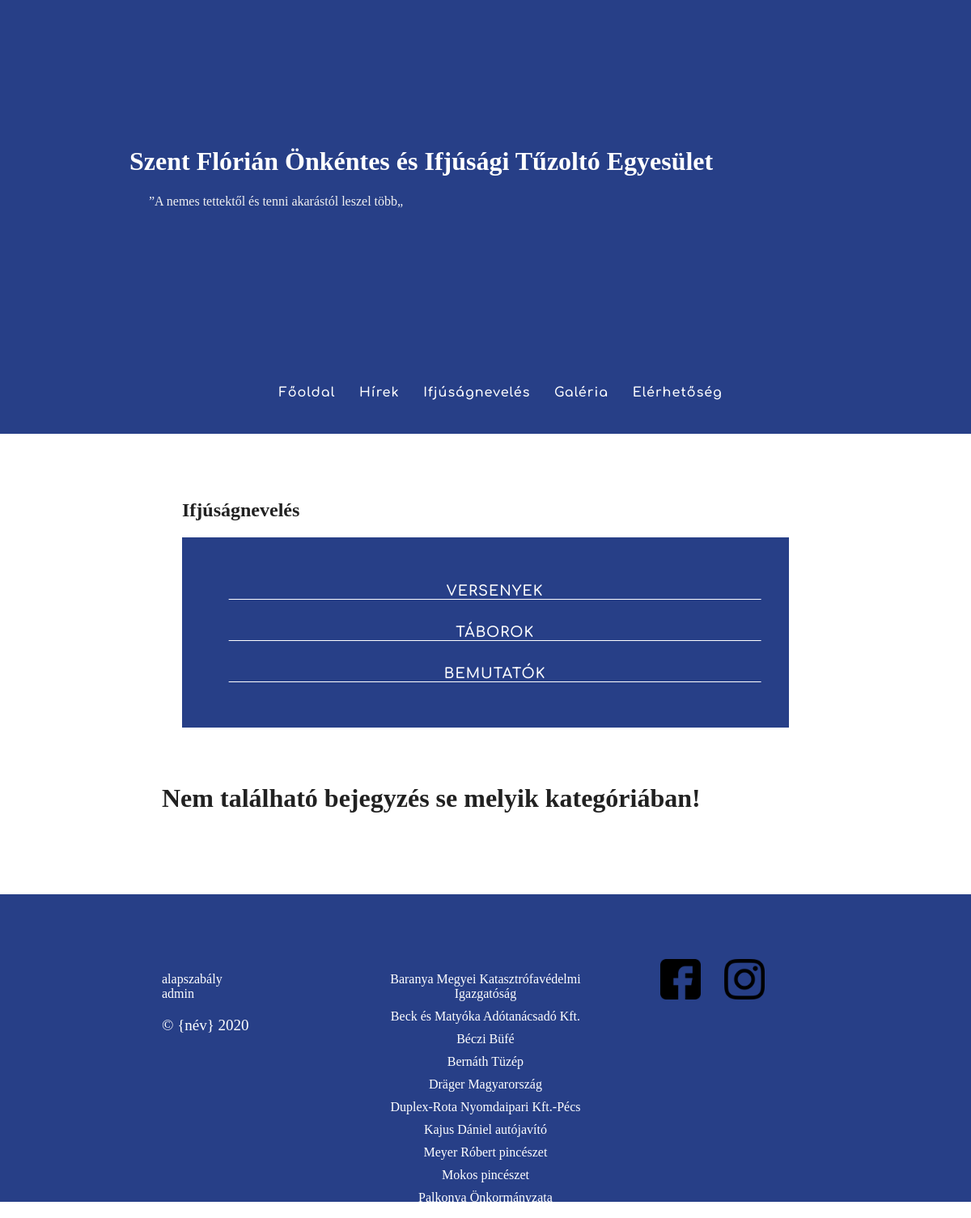
Screenshot of /?page=ifjnev with the database file from the repository.
### tables this page shows
CREATE TABLE `ote__ifjnevcat` (
  `icategory_id` int(11) NOT NULL,
  `icname` varchar(100) NOT NULL,
  `status` tinyint(4) NOT NULL
);

### system/database.php (called while the page is built)
<?php
$dbName = "ote";
$dbUser = "root";
$dbPass = "";
$dbPrefix = "ote__";
$dsn = "mysql:host=localhost;dbname=".$dbName.";charset=utf8mb4";
$db = new PDO($dsn, $dbUser, $dbPass);
function DbQuery($sql, $params = null)
{
	global $db;
	$query = $db->prepare($sql);
	$query->execute($params);
	$result = $query->fetchAll(PDO::FETCH_ASSOC);
	return $result;
}

### system/web/request.php (called while the page is built, shortened)
<?php
function GetPost() {
    $article = 0;
    return $article;
}

### system/web/web-template/ifjnev.php (the view, shortened to what this page needs)
<div id="AlignHeader">
    <h1>Szent Flórián Önkéntes és Ifjúsági Tűzoltó Egyesület</h1>
    <p>”A nemes tettektől és tenni akarástól leszel több„</p>
</div>
    </header>
<nav class="mainNav">
    <ul>
        <li><a href="?page=home" class="navmain-a">Főoldal</a></li>
        <li><a href="?page=news"class="navmain-a">Hírek</a></li>
        <li><a href="?page=ifjnev"class="navmain-a">Ifjúságnevelés</a></li>
        <li><a href="?page=gallery"class="navmain-a">Galéria</a></li>
        <li><a href="?page=contact"class="navmain-a">Elérhetőség</a></li>
    </ul>
</nav>
    <div class="container">
        <section class="navcategory">
        <h1>Ifjúságnevelés</h1>
            <nav><ul>
                <?php
                $categs = DbQuery("SELECT * FROM ote__ifjnevcat WHERE status = 1");
                foreach($categs as $final):
                ?>
                <li><a href="?page=ifjnev&category=<?= $final['icategory_id'] ?>" class="navcategory-a"><?= $final['icname'] ?></a></li>
                <?php endforeach; ?>
            </ul></nav>
        </section>
        <?php
            global $dbPrefix;
                $post = GetPost();
                if($post){
                    IfjReadPost($post);
                }
                else if(!isset($_GET['category'])){
                    $news = DbQuery("SELECT * FROM ".$dbPrefix."ifjnev WHERE status=1 ORDER BY created desc");
                    if($news){
                    foreach($news as $result){
                        echo '<div class="newspanel">';
                        echo '<section>';
                        echo '<h3>'. $result['title'] .'</h3>';
                        echo '<div class="content">';
                        if(!$result['image'] == null){
                            echo '<img src="media/ifjnev/'. $result['image'] .'">';}
                        echo '<p>'. $result['intro'] .'</p>';
                        echo '<a href="?page=ifjnev&read='. $result['id'] .'" id="read">Elolvasom</a>';
                        echo '</div></section></div>';
                    }
                    }
                    else{
                        echo'<h1 style="margin-bottom: 100px;">Nem található bejegyzés se melyik kategóriában!</h1>';
                    }
                }
            ?>
    </div>

### src/style.css (style rules this page uses)
body { margin: 0; padding: 0; }
h1 { font-family: Helv; }
#AlignHeader { max-width: 1000px; width: 100%; margin-left: auto; margin-right: auto; }
header h1 { color: white; font-family: Helv; }
header p { color: #f1f1f1; font-family: OSR; }
nav { padding: 26px; background-color: #273F87; text-align: center; margin-bottom: 3%; font-family: CSB; }
nav ul { transform: translateX(-1.2%); }
nav ul li { display: inline-block; margin-left: 25px; }
nav ul li a { color: white; text-decoration: none; transition: 0.3s; letter-spacing: 1px; }
.navcategory li { list-style: none; display: inline-block; margin: 0 50px; }
.navcategory-a { font-size: 110%; font-weight: normal; text-transform: uppercase; color: #ffffff; text-decoration: none; }
nav::after { clear: both; display: block; content: ""; }
.container { max-width: 1200px; width: 80%; float: right; margin-left: auto; margin-right: auto; color: #212121; font-family: OSR; }
.container section { padding: 25px 25px; transition: 0.3s; }
.post h1,p { margin-left: 24px; }

### src/responsive.css (style rules this page uses)
@media only screen and (max-width: 1625px) { .container { float:none; } }
@media only screen and (max-width: 1250px) { .container { max-width: 800px; } }
@media only screen and (max-width: 1250px) { .navcategory li { display: block; margin: 30px 0; border-bottom: solid 1px #FFFFFF } }

### rows the page displays
ote__ifjnevcat: icname "VERSENYEK"
ote__ifjnevcat: icname "TÁBOROK"
ote__ifjnevcat: icname "BEMUTATÓK"
